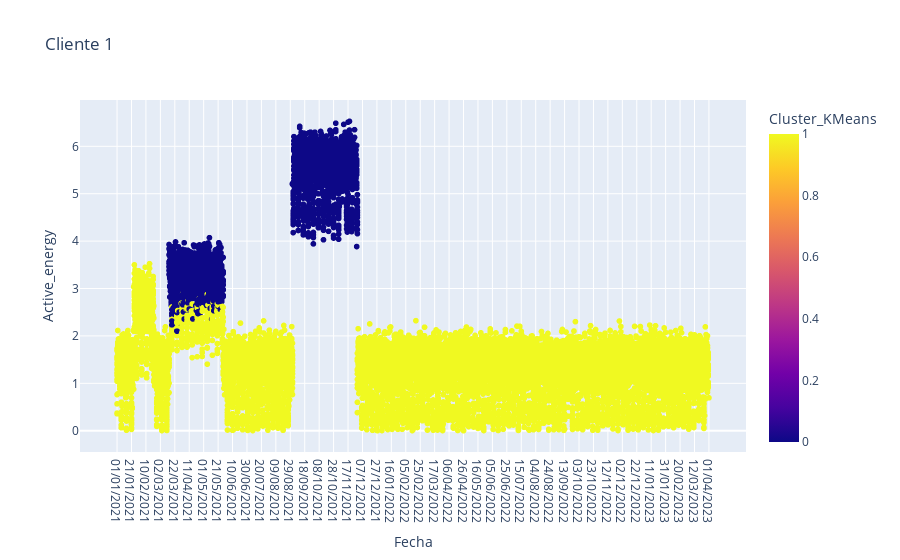

Source (notebook cell):
### Code cell
X = scaler.fit_transform(df_copies[23][mod_cols].drop('Cliente', axis=1))
kmeans.fit(X)
dataframes[23]['Cluster_KMeans'] = kmeans.labels_
fig = px.scatter(dataframes[23], x='Fecha', y='Active_energy', color='Cluster_KMeans', title=dataframes[23]['Cliente'].iloc[0])
fig.show()

### Figure 1 — Plotly figure (JSON) as saved in the notebook; plotly's stock layout.template omitted (floating-point values rounded to 4 significant figures; data arrays with more than 128 entries replaced by an {"elided": "..."} marker saying what was removed)
{"data": [{"hovertemplate": "Fecha=%{x}<br>Active_energy=%{y}<br>Cluster_KMeans=%{marker.color}<extra></extra>", "legendgroup": "", "marker": {"color": {"elided": "19681 int values"}, "coloraxis": "coloraxis", "symbol": "circle"}, "mode": "markers", "name": "", "showlegend": false, "type": "scattergl", "x": {"elided": "19681 str values"}, "xaxis": "x", "y": {"elided": "19681 float values"}, "yaxis": "y"}], "layout": {"coloraxis": {"colorbar": {"title": {"text": "Cluster_KMeans"}}, "colorscale": [[0, "#0d0887"], [0.1111, "#46039f"], [0.2222, "#7201a8"], [0.3333, "#9c179e"], [0.4444, "#bd3786"], [0.5556, "#d8576b"], [0.6667, "#ed7953"], [0.7778, "#fb9f3a"], [0.8889, "#fdca26"], [1, "#f0f921"]]}, "legend": {"tracegroupgap": 0}, "title": {"text": "Cliente 1"}, "xaxis": {"anchor": "y", "domain": [0, 1], "title": {"text": "Fecha"}}, "yaxis": {"anchor": "x", "domain": [0, 1], "title": {"text": "Active_energy"}}}}
